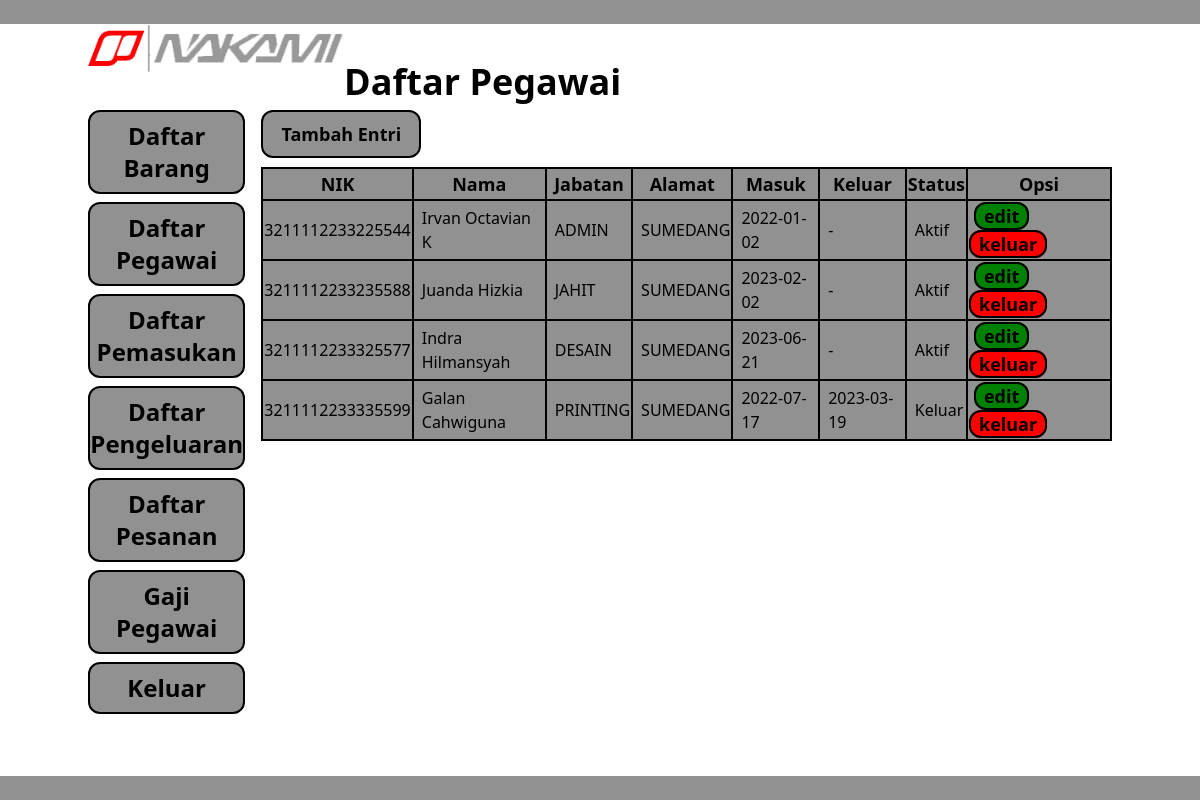
Screenshot of /index.php/admin/daftar_pegawai with the database file from the repository.
### tables this page shows
create table daftar_pegawai(
		nik varchar(20) not null primary key,
		nama varchar(120) not null,
		jabatan varchar(70) not null,
		alamat text not null,
		masuk date,
		keluar date,
		status varchar(20) not null
		);

### application/controllers/Admin.php (called while the page is built, shortened)
<?php
class Admin extends CI_Controller {
	function daftar_pegawai(){
		$data['judul']='Daftar Pegawai';
		$this->load->view('Admin/head',$data);
		$this->load->view('Admin/Link');
		$data['pegawai']=$this->Naka->daftar('daftar_pegawai')->result();
		$this->load->view('Admin/daftar_pegawai',$data);
	}
}

### index.php (called while the page is built, shortened)
<?php
require_once BASEPATH.'core/CodeIgniter.php';

### application/models/Naka.php (called while the page is built, shortened)
<?php
class Naka extends CI_Model {
	function daftar($tabel)
	{
		$data = $this->db->get($tabel);
		return($data);
	}
}
?>

### application/views/Admin/daftar_pegawai.php (the view)
		<div class="col-span-5">
			<div class="flex flex-between">
				<a class="mt-2 text-center font-bold text-lg py-2 px-2 w-40 bg-[#919191] border-2 border-black rounded-xl" href="<?php echo site_url('Admin/form_daftar_pegawai') ?>">Tambah Entri</a>
			</div>
			<table border="1" class="bg-[#919191] w-full border-2 rounded border-black mt-[9px]">
				<tr>
					<th class="text-lg border-2 border-black">NIK</th>
					<th class="text-lg border-2 border-black">Nama</th>
					<th class="text-lg border-2 border-black">Jabatan</th>
					<th class="text-lg border-2 border-black">Alamat</th>
					<th class="text-lg border-2 border-black">Masuk</th>
					<th class="text-lg border-2 border-black">Keluar</th>
					<th class="text-lg border-2 border-black">Status</th>
					<th class="text-lg border-2 border-black">Opsi</th>
				</tr>
				<?php
				foreach ($pegawai as $key) {
					?>
					<tr>
						<td class="text-center border-2 border-black"><?php echo $key->nik; ?></td>
						<td class="border-2 border-black pl-2"><?php echo $key->nama; ?></td>
						<td class="border-2 border-black pl-2"><?php echo $key->jabatan; ?></td>
						<td class="border-2 border-black pl-2"><?php echo $key->alamat; ?></td>
						<td class="border-2 border-black pl-2"><?php echo $key->masuk; ?></td>
						<td class="border-2 border-black pl-2"><?php if ($key->keluar==null) {
							echo "-";
						}else{
							echo $key->keluar;
						} ?></td>
						<td class="border-2 border-black pl-2"><?php echo $key->status; ?></td>
						<td class="border-2 border-black w-36">
							<a class="ml-[5px] text-center font-bold text-lg px-2 bg-[green] hover:bg-white border-2 border-black rounded-xl" href="<?php echo site_url('Admin/edit_pegawai/').$key->nik ?>">edit</a>
							<a class=" text-center font-bold text-lg px-2 bg-[red] hover:bg-white border-2 border-black rounded-xl" href="<?php echo site_url('Admin/non_aktifkan_pegawai/').$key->nik ?>">keluar</a>
						</td>
					</tr>
					<?php
				}
				?>
			</table>
		</div>
	</div>
	<footer class="bg-[#919191] w-full"><pre> </pre> </footer>
</body>
</html>

### application/views/Admin/head.php (style rules this page uses)
footer { position: absolute; right: 0; bottom: 0; left: 0; text-align: center; }

### rows the page displays
daftar_pegawai: nik "3211112233225544", nama "Irvan Octavian K", jabatan "ADMIN", alamat "SUMEDANG", masuk "2022-01-02", status "Aktif"
daftar_pegawai: nik "3211112233235588", nama "Juanda Hizkia", jabatan "JAHIT", alamat "SUMEDANG", masuk "2023-02-02", status "Aktif"
daftar_pegawai: nik "3211112233325577", nama "Indra Hilmansyah", jabatan "DESAIN", alamat "SUMEDANG", masuk "2023-06-21", status "Aktif"
daftar_pegawai: nik "3211112233335599", nama "Galan Cahwiguna", jabatan "PRINTING", alamat "SUMEDANG", masuk "2022-07-17", keluar "2023-03-19", status "Keluar"

### other values shown
$judul "Daftar Pegawai"
